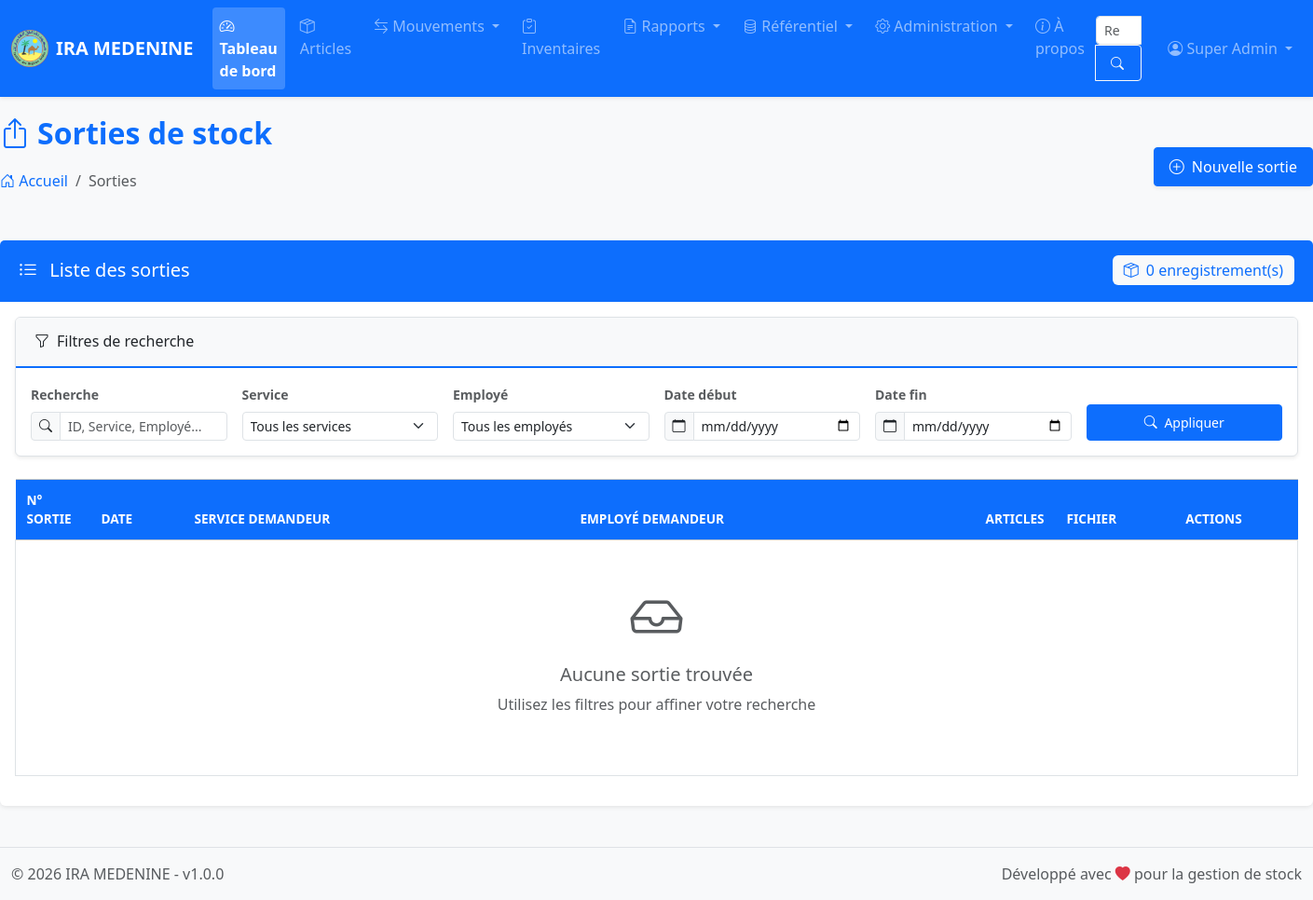
The page /pages/sorties/index.php (signed in) on the database its author committed.
### tables this page shows
CREATE TABLE IF NOT EXISTS `parametres` (
  `id` int NOT NULL AUTO_INCREMENT,
  `nom_etablissement` varchar(255) NOT NULL,
  `logo` varchar(255) DEFAULT NULL,
  `adresse` text,
  `tel_fixe` varchar(20) DEFAULT NULL,
  `tel_mobile` varchar(20) DEFAULT NULL,
  `fax` varchar(20) DEFAULT NULL,
  `email` varchar(100) DEFAULT NULL,
  `site_web` varchar(50) NOT NULL,
  `created_at` timestamp NOT NULL DEFAULT CURRENT_TIMESTAMP,
  `updated_at` timestamp NOT NULL DEFAULT CURRENT_TIMESTAMP ON UPDATE CURRENT_TIMESTAMP,
  PRIMARY KEY (`id`)
);

### pages/sorties/index.php (the view, shortened to what the rows shown need)
<?php
require_once __DIR__ . '/../../includes/header.php';
?>
<?php require_once __DIR__ . '/../../includes/navbar.php'; ?>
<div class="container-fluid main-container">
    <div class="row mb-4">
        <div class="col-12">
            <div class="d-flex justify-content-between align-items-center">
                <div>
                    <h2 class="text-primary fw-bold">
                        <i class="bi bi-box-arrow-up me-2"></i>Sorties de stock
                    </h2>
                </div>
            </div>
        </div>
    </div>
    <div class="row">
        <div class="col-12">
            <div class="card border-0 shadow-sm">
                <div class="card-body">
                    <div class="table-responsive">
                        <table class="table table-hover table-bordered" id="sortiesTable">
                            <thead class="table-light">
                                <tr>
                                    <th width="80">N° Sortie</th>
                                    <th width="100">Date</th>
                                    <th>Service demandeur</th>
                                    <th>Employé demandeur</th>
                                    <th width="80">Articles</th>
                                    <th width="80">Fichier</th>
                                    <th width="180" class="text-center">Actions</th>
                                </tr>
                            </thead>
                        </table>
                    </div>
                </div>
            </div>
        </div>
    </div>
</div>
<?php require_once __DIR__ . '/../../includes/footer.php'; ?>

### includes/navbar.php (shortened to what the rows shown need)
<nav class="navbar navbar-expand-lg navbar-dark bg-primary sticky-top">
    <div class="container-fluid">
        <a class="navbar-brand d-flex align-items-center" href="<?php echo BASE_URL; ?>/index.php">
            <?php if (!empty($parametres['logo'])): ?>
                <img src="<?php echo BASE_URL; ?>/uploads/logo/<?php echo htmlspecialchars($parametres['logo']); ?>" alt="Logo" height="40" class="me-2" style="object-fit:contain;">
            <?php endif; ?>
            <span class="fw-bold"><?php echo htmlspecialchars($parametres['nom_etablissement'] ?? APP_NAME); ?></span>
        </a>
    </div>
</nav>

### includes/footer.php (shortened to what the rows shown need)
    <footer class="footer mt-auto py-3 bg-light border-top">
        <div class="container-fluid">
            <div class="row">
                <div class="col-md-6 text-muted">
                    &copy; <?php echo date('Y'); ?> <?php echo $parametres['nom_etablissement'] ?? APP_NAME; ?> - v<?php echo APP_VERSION; ?>
                </div>
                <div class="col-md-6 text-end text-muted">
                    Développé avec <i class="bi bi-heart-fill text-danger"></i> pour la gestion de stock
                </div>
            </div>
        </div>
    </footer>
</body>
</html>

### rows shown on the page
parametres: logo (picture), nom_etablissement "IRA MEDENINE"

### other values the page prints
$current_user['prenom'] "Super"
$current_user['nom'] "Admin"
count($sorties) "0"
APP_VERSION "1.0.0"
